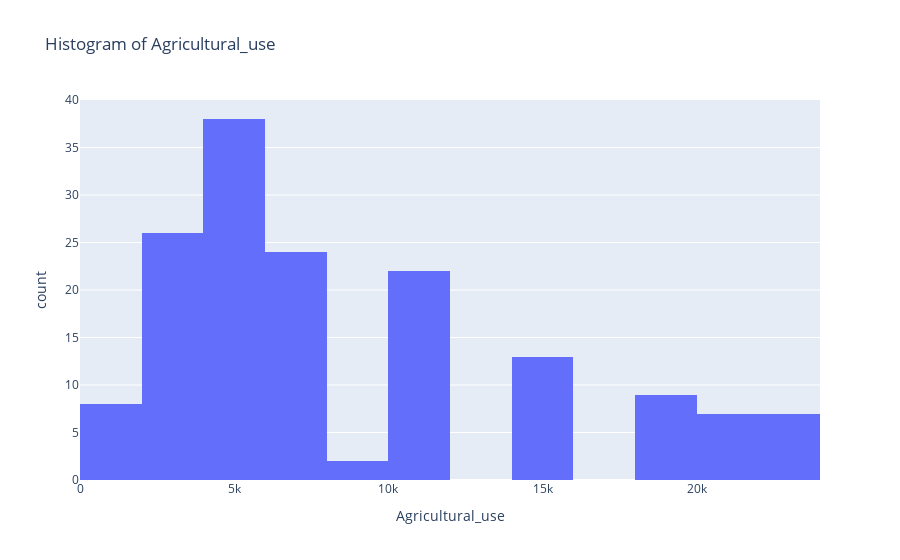
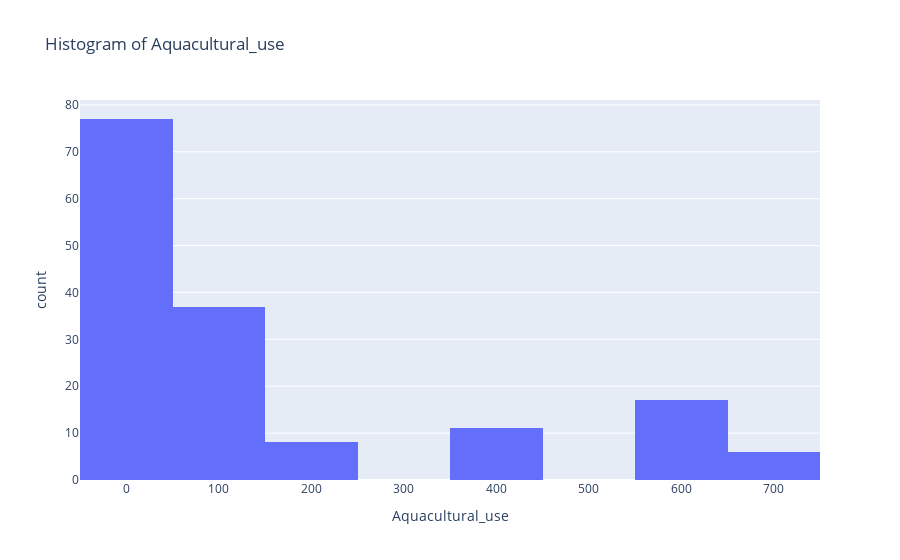
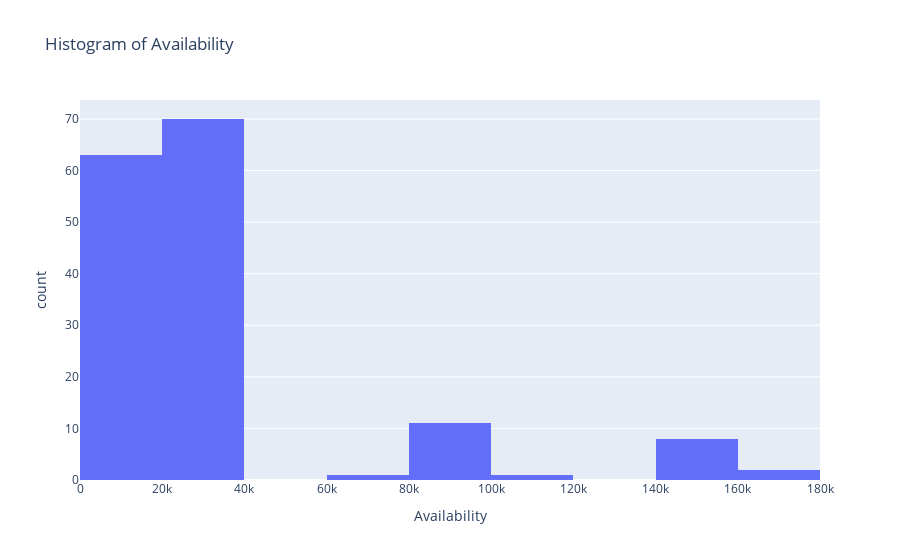
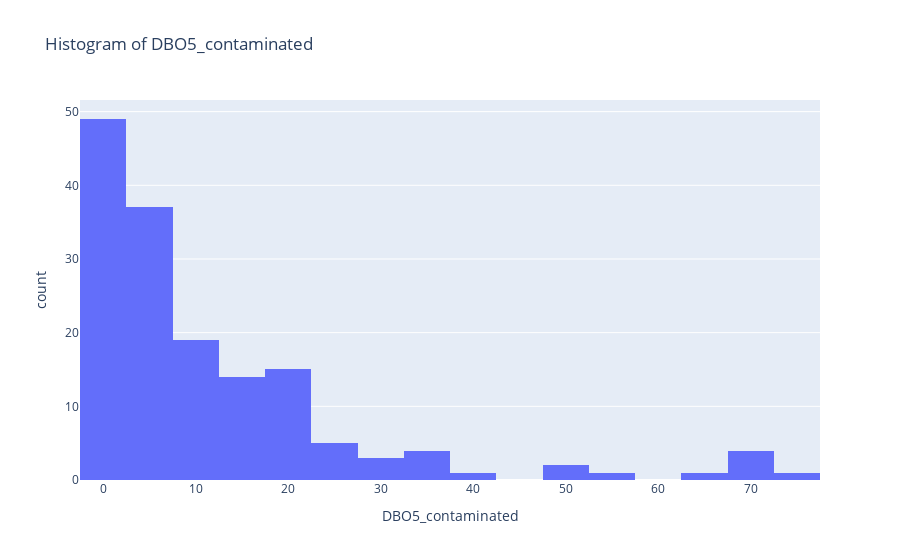

The notebook cell these images were saved under, in order:
### Code cell
for column in X_train.columns:
    if column != "RHA_Year":
        fig = px.histogram(train_data, x=column, title=f"Histogram of {column}")
        fig.show()

### Figure 1 — Plotly figure (JSON) as saved in the notebook; plotly's stock layout.template omitted (floating-point values rounded to 4 significant figures; data arrays with more than 128 entries replaced by an {"elided": "..."} marker saying what was removed)
{"data": [{"alignmentgroup": "True", "bingroup": "x", "hovertemplate": "Agricultural_use=%{x}<br>count=%{y}<extra></extra>", "legendgroup": "", "marker": {"color": "#636efa", "pattern": {"shape": ""}}, "name": "", "offsetgroup": "", "orientation": "v", "showlegend": false, "type": "histogram", "x": {"elided": "156 float values"}, "xaxis": "x", "yaxis": "y"}], "layout": {"barmode": "relative", "legend": {"tracegroupgap": 0}, "title": {"text": "Histogram of Agricultural_use"}, "xaxis": {"anchor": "y", "domain": [0, 1], "title": {"text": "Agricultural_use"}}, "yaxis": {"anchor": "x", "domain": [0, 1], "title": {"text": "count"}}}}

### Figure 2 — Plotly figure (JSON) as saved in the notebook; plotly's stock layout.template omitted (floating-point values rounded to 4 significant figures; data arrays with more than 128 entries replaced by an {"elided": "..."} marker saying what was removed)
{"data": [{"alignmentgroup": "True", "bingroup": "x", "hovertemplate": "Aquacultural_use=%{x}<br>count=%{y}<extra></extra>", "legendgroup": "", "marker": {"color": "#636efa", "pattern": {"shape": ""}}, "name": "", "offsetgroup": "", "orientation": "v", "showlegend": false, "type": "histogram", "x": {"elided": "156 float values"}, "xaxis": "x", "yaxis": "y"}], "layout": {"barmode": "relative", "legend": {"tracegroupgap": 0}, "title": {"text": "Histogram of Aquacultural_use"}, "xaxis": {"anchor": "y", "domain": [0, 1], "title": {"text": "Aquacultural_use"}}, "yaxis": {"anchor": "x", "domain": [0, 1], "title": {"text": "count"}}}}

### Figure 3 — Plotly figure (JSON) as saved in the notebook; plotly's stock layout.template omitted (floating-point values rounded to 4 significant figures; data arrays with more than 128 entries replaced by an {"elided": "..."} marker saying what was removed)
{"data": [{"alignmentgroup": "True", "bingroup": "x", "hovertemplate": "Availability=%{x}<br>count=%{y}<extra></extra>", "legendgroup": "", "marker": {"color": "#636efa", "pattern": {"shape": ""}}, "name": "", "offsetgroup": "", "orientation": "v", "showlegend": false, "type": "histogram", "x": {"elided": "156 int values"}, "xaxis": "x", "yaxis": "y"}], "layout": {"barmode": "relative", "legend": {"tracegroupgap": 0}, "title": {"text": "Histogram of Availability"}, "xaxis": {"anchor": "y", "domain": [0, 1], "title": {"text": "Availability"}}, "yaxis": {"anchor": "x", "domain": [0, 1], "title": {"text": "count"}}}}

### Figure 4 — Plotly figure (JSON) as saved in the notebook; plotly's stock layout.template omitted (floating-point values rounded to 4 significant figures; data arrays with more than 128 entries replaced by an {"elided": "..."} marker saying what was removed)
{"data": [{"alignmentgroup": "True", "bingroup": "x", "hovertemplate": "DBO5_contaminated=%{x}<br>count=%{y}<extra></extra>", "legendgroup": "", "marker": {"color": "#636efa", "pattern": {"shape": ""}}, "name": "", "offsetgroup": "", "orientation": "v", "showlegend": false, "type": "histogram", "x": {"elided": "156 float values"}, "xaxis": "x", "yaxis": "y"}], "layout": {"barmode": "relative", "legend": {"tracegroupgap": 0}, "title": {"text": "Histogram of DBO5_contaminated"}, "xaxis": {"anchor": "y", "domain": [0, 1], "title": {"text": "DBO5_contaminated"}}, "yaxis": {"anchor": "x", "domain": [0, 1], "title": {"text": "count"}}}}
